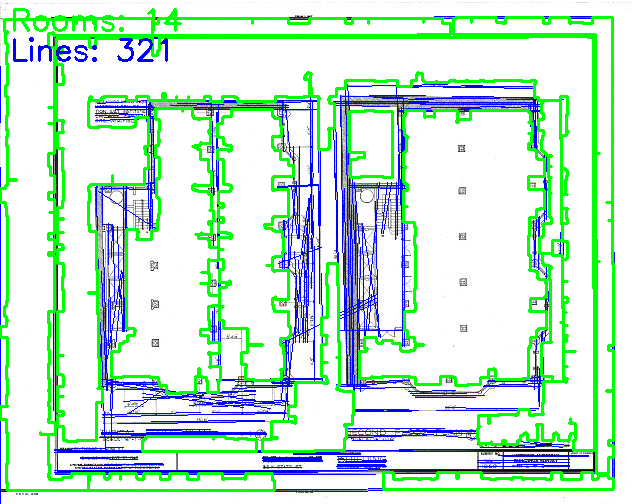
#> input picture web/modal/prj-001_sheet_a101_debug.png, 640 x 504 px
$ python test_cv_local.py prj-001_sheet_a101_debug.png
#> lines starting #> are read from the running program, lines starting #| are printed output that depends on the picture; after the words box and inside, x2 and y2 are one past the last pixel; in counts of white or black regions, pixels touching at a corner belong together
#!/usr/bin/env python3
"""
Local OpenCV testing script for construction drawing analysis.
Run: python test_cv_local.py <image_path>

Install dependencies:
  pip install opencv-python numpy pillow pytesseract

For OCR, also install Tesseract:
  macOS: brew install tesseract
  Ubuntu: sudo apt-get install tesseract-ocr
"""

import cv2
import numpy as np
import sys
import json
from pathlib import Path

# Optional OCR support
try:
    import pytesseract
    HAS_OCR = True
except ImportError:
    HAS_OCR = False
    print("Note: pytesseract not installed. OCR features disabled.")
    print("Install with: pip install pytesseract")


def load_image(path: str) -> np.ndarray:
    """Load image from file path."""
#> called with path = 'prj-001_sheet_a101_debug.png'
    img = cv2.imread(path)
#> img is the input picture: shape (504, 640, 3); mean B, G, R 218.5, 232.6, 202.1
    if img is None:
        raise ValueError(f"Could not load image: {path}")
    return img


def preprocess(img: np.ndarray) -> tuple[np.ndarray, np.ndarray]:
    """Convert to grayscale and create binary threshold."""
    gray = cv2.cvtColor(img, cv2.COLOR_BGR2GRAY)
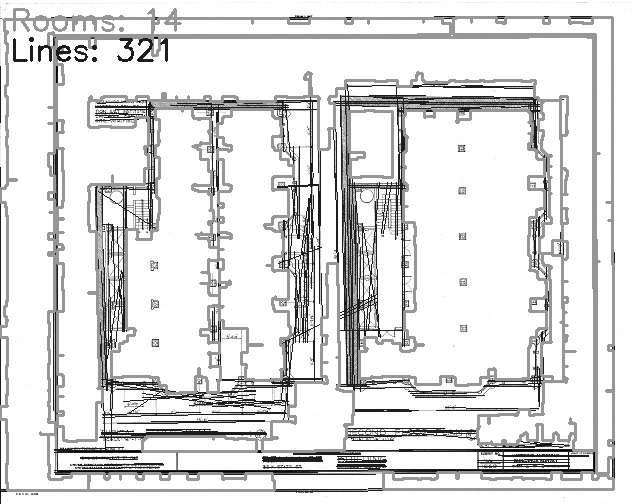
#> gray: shape (504, 640); min 0, max 255, mean 221.9
    # Adaptive threshold works better for drawings with varying lighting
    binary = cv2.adaptiveThreshold(
        gray, 255, cv2.ADAPTIVE_THRESH_GAUSSIAN_C, cv2.THRESH_BINARY_INV, 11, 2
    )
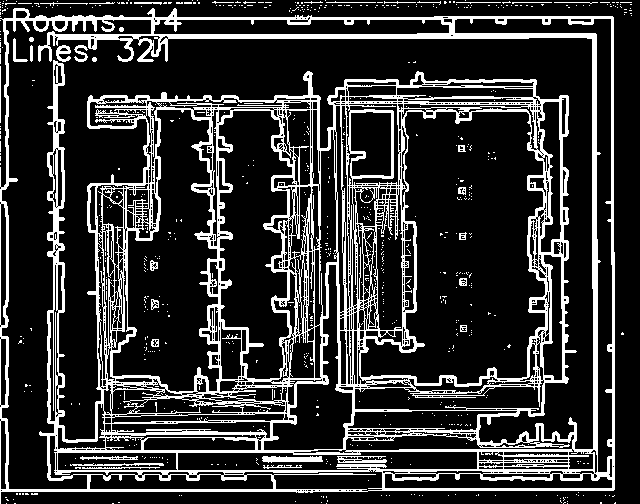
#> binary: shape (504, 640); 20.3% white; 709 white regions (675 under 20 px), largest, box (x1, y1, x2, y2) and area: (0, 8, 615, 504) 61522, (262, 456, 323, 463) 320, (337, 456, 387, 463) 221
    return gray, binary


def detect_lines(gray: np.ndarray) -> dict:
    """Detect lines using Hough transform - for walls, edges."""
    edges = cv2.Canny(gray, 50, 150, apertureSize=3)
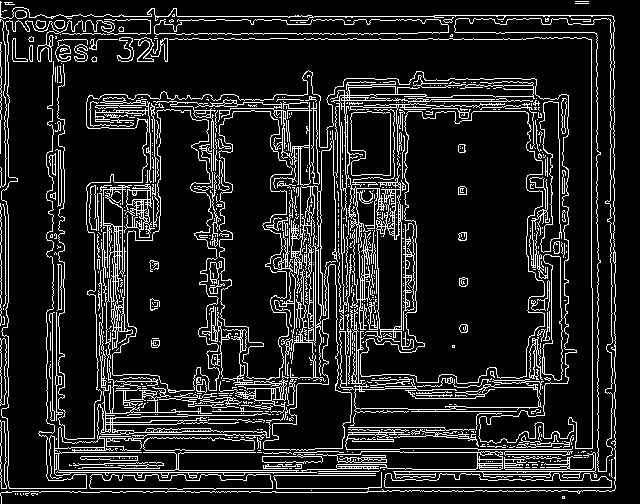
#> edges: shape (504, 640); 13.5% white in thin lines or dots

    # Detect lines
    lines = cv2.HoughLinesP(
        edges,
        rho=1,
        theta=np.pi / 180,
        threshold=50,
        minLineLength=30,
        maxLineGap=10
    )
#> lines = 640 rows, first 6: [13, 16, 434, 16], [1, 488, 368, 488], [238, 470, 351, 471], [8, 302, 8, 214], [367, 491, 582, 491], [46, 39, 119, 39]

    if lines is None:
        return {"total_lines": 0, "total_length_px": 0, "horizontal": 0, "vertical": 0}

    total_length = 0
    horizontal_count = 0
    vertical_count = 0

    for line in lines:
        x1, y1, x2, y2 = line[0]
        length = np.sqrt((x2 - x1) ** 2 + (y2 - y1) ** 2)
        total_length += length

        # Classify as horizontal or vertical
        angle = abs(np.arctan2(y2 - y1, x2 - x1) * 180 / np.pi)
        if angle < 15 or angle > 165:
            horizontal_count += 1
        elif 75 < angle < 105:
            vertical_count += 1
#> this loop made 640 passes
#> (x1, y1, x2, y2, length, total_length, angle) on passes 1 to 12: (13, 16, 434, 16, 421, 421, 0), (1, 488, 368, 488, 367, 788, 0), (238, 470, 351, 471, 113, 901, 0.507), (8, 302, 8, 214, 88, 989, 90), (367, 491, 582, 491, 215, 1204, 0), (46, 39, 119, 39, 73, 1277, 0), (58, 326, 58, 86, 240, 1517, 90), (400, 452, 504, 452, 104, 1621, 0), (47, 472, 316, 472, 269, 1890, 0), (591, 287, 591, 15, 272, 2162, 90), (351, 411, 543, 411, 192, 2354, 0), (47, 33, 417, 33, 370, 2724, 0)

    return {
        "total_lines": len(lines),
        "total_length_px": round(total_length, 2),
        "horizontal": horizontal_count,
        "vertical": vertical_count,
    }


def detect_rooms(binary: np.ndarray, min_area_ratio: float = 0.005) -> dict:
    """Count enclosed spaces (rooms) using contour detection."""
#> called with min_area_ratio = 0.005
    # Morphological closing to connect nearby lines
    kernel = np.ones((5, 5), np.uint8)
    closed = cv2.morphologyEx(binary, cv2.MORPH_CLOSE, kernel, iterations=2)
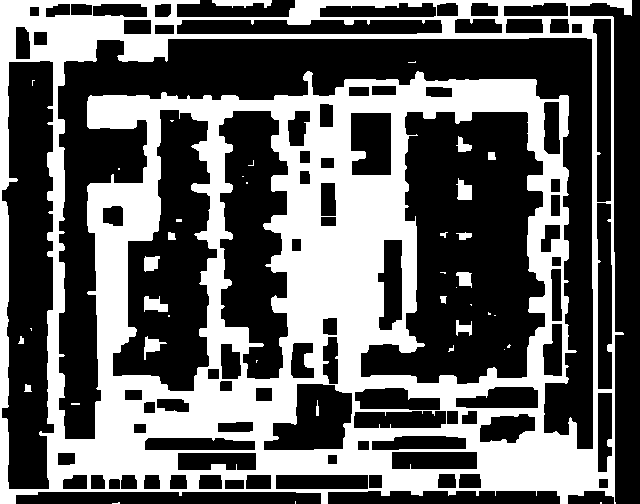
#> closed: shape (504, 640); 38.5% white; 40 white regions (22 under 20 px), largest, box (x1, y1, x2, y2) and area: (0, 0, 632, 504) 121930, (212, 0, 272, 8) 325, (144, 296, 168, 312) 263

    # Find contours
    contours, _ = cv2.findContours(closed, cv2.RETR_TREE, cv2.CHAIN_APPROX_SIMPLE)

    # Filter by area - rooms should be significant portion of image
    img_area = binary.shape[0] * binary.shape[1]
    min_area = img_area * min_area_ratio
    max_area = img_area * 0.5  # No single room should be > 50% of image

    room_contours = []
    for cnt in contours:
        area = cv2.contourArea(cnt)
        if min_area < area < max_area:
            # Check if roughly rectangular (rooms usually are)
            perimeter = cv2.arcLength(cnt, True)
            if perimeter > 0:
                circularity = 4 * np.pi * area / (perimeter ** 2)
                # Rectangles have circularity around 0.78
                if circularity > 0.3:
                    room_contours.append({
                        "area_px": area,
                        "perimeter_px": perimeter,
                        "circularity": round(circularity, 3)
                    })
#> this loop made 127 passes
#> cnt on passes 1, 3: [[600, 502], [600, 503], [601, 503], [601, 502]], [[295, 501], [295, 503]]

    total_room_area = sum(r["area_px"] for r in room_contours)

    return {
        "room_count": len(room_contours),
        "total_room_area_px": total_room_area,
        "rooms": room_contours[:10],  # Limit detail output
    }


def detect_rectangles(gray: np.ndarray) -> dict:
    """Detect rectangular shapes - potential doors, windows, fixtures."""
    edges = cv2.Canny(gray, 50, 150)
    contours, _ = cv2.findContours(edges, cv2.RETR_TREE, cv2.CHAIN_APPROX_SIMPLE)

    rectangles = {"small": 0, "medium": 0, "large": 0}
    door_candidates = []
    window_candidates = []

    img_area = gray.shape[0] * gray.shape[1]

    for cnt in contours:
        # Approximate contour to polygon
        epsilon = 0.02 * cv2.arcLength(cnt, True)
        approx = cv2.approxPolyDP(cnt, epsilon, True)

        # Check if it's a rectangle (4 corners)
        if len(approx) == 4:
            area = cv2.contourArea(cnt)
            area_ratio = area / img_area

            if area_ratio < 0.001:
                continue  # Too small, noise

            # Get bounding rectangle
            x, y, w, h = cv2.boundingRect(cnt)
            aspect_ratio = max(w, h) / min(w, h) if min(w, h) > 0 else 0

            # Classify by size relative to image
            if area_ratio < 0.01:
                rectangles["small"] += 1
                # Door-like: tall and narrow (aspect ratio 1.5-3)
                if 1.5 < aspect_ratio < 3 and h > w:
                    door_candidates.append({"w": w, "h": h, "area": area})
            elif area_ratio < 0.05:
                rectangles["medium"] += 1
                # Window-like: wider or square
                if aspect_ratio < 2:
                    window_candidates.append({"w": w, "h": h, "area": area})
            else:
                rectangles["large"] += 1
#> this loop made 1234 passes
#> cnt on passes 1, 2, 4: [[562, 496], [562, 498], [564, 498], [564, 496]], [[562, 497], [563, 496], [564, 497], [563, 498]], [[23, 493], [23, 494]]

    return {
        "rectangle_counts": rectangles,
        "door_candidates": len(door_candidates),
        "window_candidates": len(window_candidates),
    }


# [63 lines left out: function extract_scale_from_text, not called in this run]


def extract_text_ocr(gray: np.ndarray) -> dict:
    """Extract text using OCR - for dimensions, labels, material callouts, and SCALE."""
    if not HAS_OCR:
        return {"ocr_available": False, "text": [], "dimensions": []}

    # Preprocess for better OCR
    denoised = cv2.fastNlMeansDenoising(gray)

    # Get all text
    text = pytesseract.image_to_string(denoised)

    # Also get text with bounding boxes
    data = pytesseract.image_to_data(denoised, output_type=pytesseract.Output.DICT)

    # === SCALE EXTRACTION (critical!) ===
    scale_info = extract_scale_from_text(text)

    # Extract dimension patterns (e.g., 12'-6", 3.5m, 2500 SF)
    import re
    dimension_patterns = [
        r"\d+'-\d+\"",  # 12'-6"
        r"\d+\s*(?:ft|feet|')",  # 12 ft, 12'
        r"\d+\s*(?:in|inch|\")",  # 36 in, 36"
        r"\d+\.?\d*\s*(?:m|meter)",  # 3.5m
        r"\d{1,3}(?:,?\d{3})*\s*(?:sf|sq\.?\s*ft|square\s*feet)",  # 2,500 SF
    ]

    dimensions = []
    for pattern in dimension_patterns:
        matches = re.findall(pattern, text, re.IGNORECASE)
        dimensions.extend(matches)

    # Look for material keywords
    material_keywords = [
        "concrete", "drywall", "gypsum", "steel", "wood", "lumber",
        "brick", "block", "glass", "aluminum", "copper", "pvc",
        "insulation", "sheathing", "plywood", "osb", "lvl",
    ]
    materials_found = [kw for kw in material_keywords if kw.lower() in text.lower()]

    # Look for grade/spec patterns
    grade_patterns = [
        r"[Gg]rade\s+[A-Za-z0-9]+",
        r"[Tt]ype\s+[A-Za-z0-9]+",
        r"[Cc]lass\s+[A-Za-z0-9]+",
    ]
    grades = []
    for pattern in grade_patterns:
        matches = re.findall(pattern, text)
        grades.extend(matches)

    return {
        "ocr_available": True,
        "raw_text_length": len(text),
        "dimensions_found": dimensions[:20],  # Limit output
        "materials_detected": materials_found,
        "grades_specs": grades[:10],
        "scale_info": scale_info,  # Critical for pixel-to-feet conversion
        "sample_text": text[:500] if text else "",
    }


def detect_scale_bar(gray: np.ndarray) -> dict:
    """Try to detect a scale bar and extract scale information."""
    # Scale bars are usually horizontal lines with tick marks
    edges = cv2.Canny(gray, 50, 150)
    lines = cv2.HoughLinesP(edges, 1, np.pi/180, 100, minLineLength=100, maxLineGap=5)

    if lines is None:
        return {"scale_detected": False}

    # Look for prominent horizontal lines near edges of image
    h, w = gray.shape
    scale_candidates = []

    for line in lines:
        x1, y1, x2, y2 = line[0]
        # Check if horizontal
        if abs(y2 - y1) < 10:
            length = abs(x2 - x1)
            # Scale bars usually at bottom or top 20% of image
            if y1 < h * 0.2 or y1 > h * 0.8:
                scale_candidates.append({
                    "length_px": length,
                    "y_position": y1,
                    "location": "top" if y1 < h * 0.2 else "bottom"
                })
#> this loop made 31 passes
#> line on passes 1 to 12: [[112, 16, 434, 16]], [[183, 488, 368, 488]], [[288, 39, 525, 39]], [[46, 452, 263, 452]], [[52, 410, 52, 282]], [[120, 491, 259, 491]], [[58, 205, 58, 86]], [[47, 472, 316, 472]], [[591, 287, 591, 39]], [[241, 33, 417, 33]], [[351, 411, 543, 411]], [[270, 475, 395, 475]]

    if scale_candidates:
        # Return the longest candidate
        best = max(scale_candidates, key=lambda x: x["length_px"])
        return {
            "scale_detected": True,
            "scale_bar_length_px": best["length_px"],
            "location": best["location"],
        }

    return {"scale_detected": False}


# [200 lines left out: functions parse_dimension_string, calibrate_from_dimensions, calculate_areas_and_volumes, not called in this run]


def analyze_drawing(img_path: str) -> dict:
    """Main analysis function - runs all detections."""
    print(f"\nAnalyzing: {img_path}")
    print("-" * 50)

    img = load_image(img_path)
    gray, binary = preprocess(img)

    print("Detecting lines (walls)...")
    lines = detect_lines(gray)

    print("Detecting rooms...")
    rooms = detect_rooms(binary)

    print("Detecting rectangles (doors/windows)...")
    rectangles = detect_rectangles(gray)

    print("Looking for scale bar...")
    scale = detect_scale_bar(gray)

    print("Extracting text (OCR)...")
    text_data = extract_text_ocr(gray)

    print("Calibrating from dimensions...")
    calibration = calibrate_from_dimensions(gray)

    # Use calibrated scale if available
    px_per_ft = calibration.get("px_per_ft") if calibration.get("calibrated") else None

    print("Calculating areas...")
    areas = calculate_areas_and_volumes(rooms, px_per_ft)

    # Classify drawing type
    if lines["horizontal"] > lines["vertical"] * 1.5:
        drawing_type = "floor_plan"
    elif lines["vertical"] > lines["horizontal"] * 1.5:
        drawing_type = "elevation"
    elif rooms["room_count"] > 2:
        drawing_type = "floor_plan"
    else:
        drawing_type = "unknown"

    # Build result with explicit units
    result = {
        "file": img_path,
        "drawing_type": drawing_type,
        "counts": {
            "rooms": rooms["room_count"],
            "doors": rectangles["door_candidates"],
            "windows": rectangles["window_candidates"],
        },
        "measurements": areas,  # Contains {value, unit} objects
        "scale": {
            "detected": calibration.get("calibrated", False),
            "source": calibration.get("method") if calibration.get("calibrated") else "none",
            "confidence": calibration.get("confidence", 0),
            "dimensions_matched": calibration.get("dimensions_matched", []),
        },
        "materials": text_data.get("materials_detected", []),
        "text_extraction": {
            "dimensions_found": text_data.get("dimensions_found", []),
        },
        "confidence": calculate_confidence(lines, rooms, rectangles, text_data),
    }

    return result


# [71 lines left out: functions calculate_confidence, create_debug_image, not called in this run]


if __name__ == "__main__":
    if len(sys.argv) < 2:
        print("Usage: python test_cv_local.py <image_path> [--debug]")
        print("\nExample:")
        print("  python test_cv_local.py floor_plan.png")
        print("  python test_cv_local.py floor_plan.png --debug")
        sys.exit(1)

    img_path = sys.argv[1]
    debug_mode = "--debug" in sys.argv

    # Run analysis
#> (the run stopped early here; a loop or call above may not have finished)

$ run again, on floor_plans/commercial/com_001.png
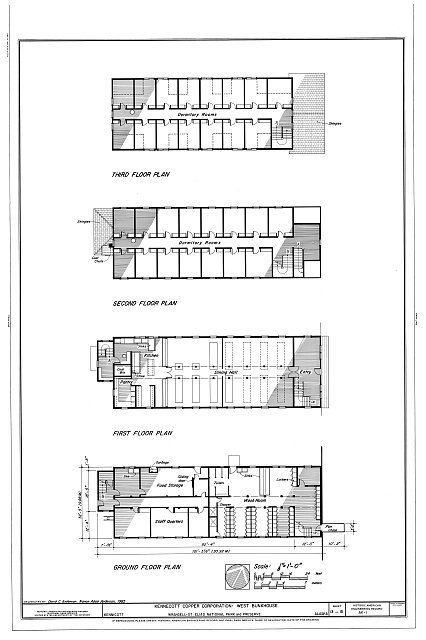
#> input picture floor_plans/commercial/com_001.png, 426 x 640 px
#> in load_image, img is the input picture: shape (640, 426, 3); min 0, max 255, mean 237.5
#> in preprocess, `binary = cv2.adaptiveThreshold( gray, 255, cv2.ADAPTIVE_THRESH_GAUSSIA..`:
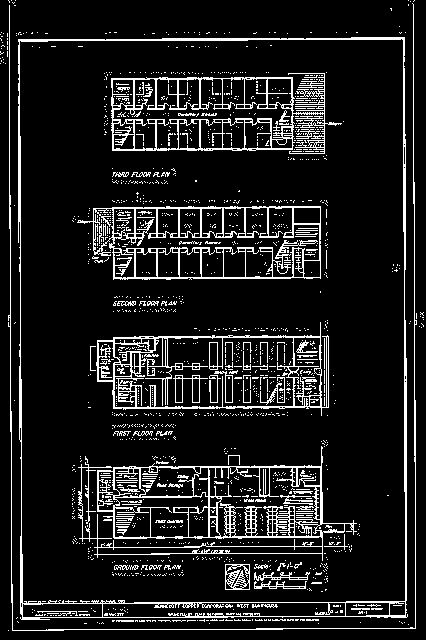
#> binary: shape (640, 426); 11.3% white in thin lines or dots
#> edges: shape (640, 426); 11.5% white in thin lines or dots
#> lines = 321 rows, first 6: [414, 194, 414, 4], [404, 183, 404, 37], [20, 601, 20, 415], [10, 591, 10, 422], [54, 628, 264, 628], [21, 402, 21, 183]
#> the loop in detect_lines, `for line in lines:` made 321 passes
#> (x1, y1, x2, y2, length, total_length, angle) on passes 1 to 8: (414, 194, 414, 4, 190, 190, 90), (404, 183, 404, 37, 146, 336, 90), (20, 601, 20, 415, 186, 522, 90), (10, 591, 10, 422, 169, 691, 90), (54, 628, 264, 628, 210, 901, 0), (21, 402, 21, 183, 219, 1120, 90), (406, 629, 406, 398, 231, 1351, 90), (208, 617, 416, 617, 208, 1559, 0)
#> in detect_rooms, `closed = cv2.morphologyEx(binary, cv2.MORPH_CLOSE, kernel, iterations=2)`:
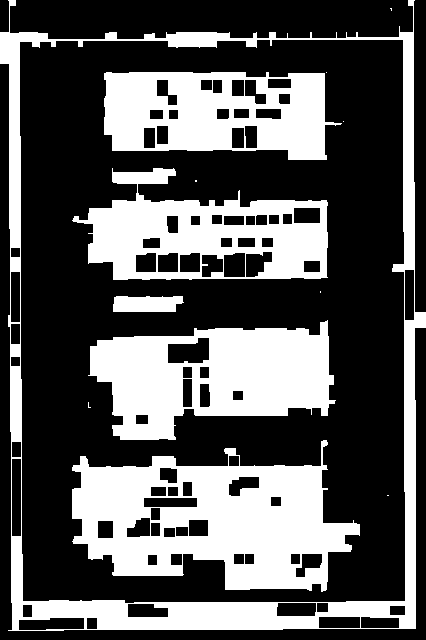
#> closed: shape (640, 426); 35% white; 13 white regions (7 under 20 px), largest, box (x1, y1, x2, y2) and area: (72, 440, 360, 592) 24715, (0, 0, 426, 631) 22256, (88, 320, 336, 440) 18532, (72, 168, 328, 280) 14520, (104, 72, 342, 160) 14455, (113, 296, 184, 312) 1014
#> the loop in detect_rooms, `for cnt in contours:` made 94 passes
#> cnt on passes 1, 20, 53, 54: [[390, 8], [391, 9], [391, 10], [391, 8]], [[387, 495], [388, 495]], [[320, 291], [320, 292]], [[195, 180], [195, 181], [196, 181], [196, 180]]
#> the loop in detect_rectangles, `for cnt in contours:` made 1241 passes
#> cnt on passes 1, 3, 5: [[255, 621], [261, 621]], [[135, 620], [135, 621], [136, 621]], [[39, 620], [49, 620]]
#> the loop in detect_scale_bar, `for line in lines:` made 71 passes
#> line on passes 1 to 8: [[414, 627, 414, 416]], [[10, 217, 10, 5]], [[404, 183, 404, 37]], [[20, 182, 20, 39]], [[406, 618, 406, 398]], [[21, 402, 21, 183]], [[415, 415, 415, 196]], [[54, 628, 264, 628]]

$ run again, on floor_plans/commercial/com_002.png
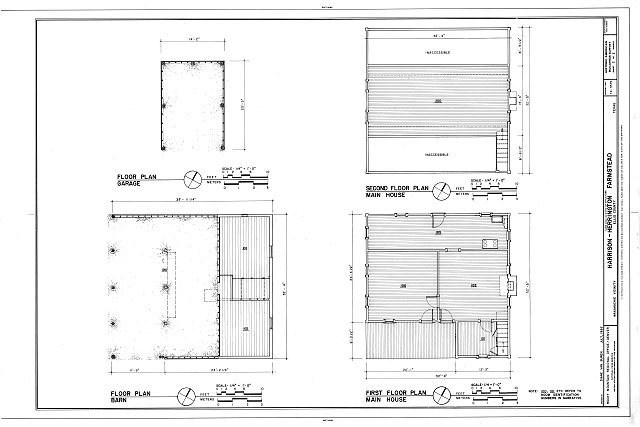
#> input picture floor_plans/commercial/com_002.png, 640 x 427 px
#> in load_image, img is the input picture: shape (427, 640, 3); min 0, max 255, mean 241.3
#> in preprocess, `binary = cv2.adaptiveThreshold( gray, 255, cv2.ADAPTIVE_THRESH_GAUSSIA..`:
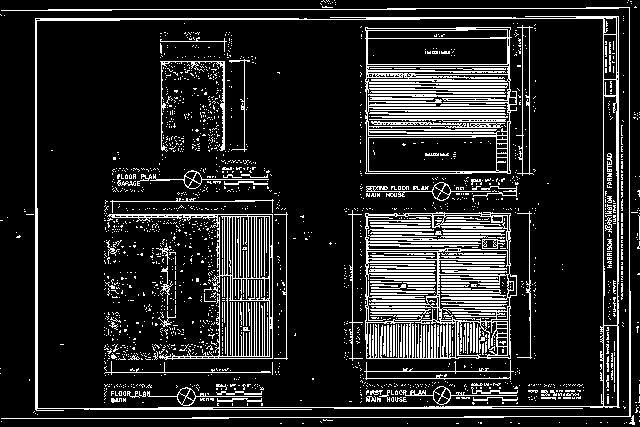
#> binary: shape (427, 640); 14.9% white in thin lines or dots
#> edges: shape (427, 640); 13% white in thin lines or dots
#> lines = 326 rows, first 6: [68, 18, 366, 18], [628, 417, 628, 6], [602, 417, 602, 7], [630, 415, 630, 7], [37, 333, 37, 9], [604, 417, 604, 58]
#> the loop in detect_lines, `for line in lines:` made 326 passes
#> (x1, y1, x2, y2, length, total_length, angle) on passes 1 to 8: (68, 18, 366, 18, 298, 298, 0), (628, 417, 628, 6, 411, 709, 90), (602, 417, 602, 7, 410, 1119, 90), (630, 415, 630, 7, 408, 1527, 90), (37, 333, 37, 9, 324, 1851, 90), (604, 417, 604, 58, 359, 2210, 90), (87, 10, 397, 10, 310, 2520, 0), (1, 417, 208, 417, 207, 2727, 0)
#> in detect_rooms, `closed = cv2.morphologyEx(binary, cv2.MORPH_CLOSE, kernel, iterations=2)`:
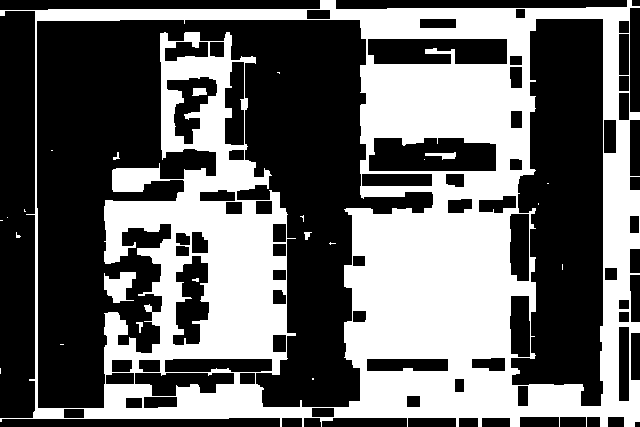
#> closed: shape (427, 640); 40.4% white; 23 white regions (15 under 20 px), largest, box (x1, y1, x2, y2) and area: (0, 0, 640, 427) 109287, (104, 272, 136, 303) 628, (425, 152, 456, 160) 136
#> the loop in detect_rooms, `for cnt in contours:` made 84 passes
#> cnt on passes 1, 3, 4, 5, 51: [[0, 368], [0, 373]], [[0, 220], [2, 220]], [[7, 217]], [[24, 209], [24, 211], [25, 211], [24, 210]], [[424, 159]]
#> the loop in detect_rectangles, `for cnt in contours:` made 1083 passes
#> cnt on passes 3 to 5: [[260, 404]], [[231, 404]], [[474, 403]]
#> the loop in detect_scale_bar, `for line in lines:` made 63 passes
#> line on passes 1 to 8: [[628, 407, 628, 6]], [[630, 407, 630, 7]], [[604, 407, 604, 67]], [[602, 372, 602, 16]], [[484, 417, 629, 417]], [[68, 18, 366, 18]], [[87, 8, 398, 8]], [[87, 10, 397, 10]]
